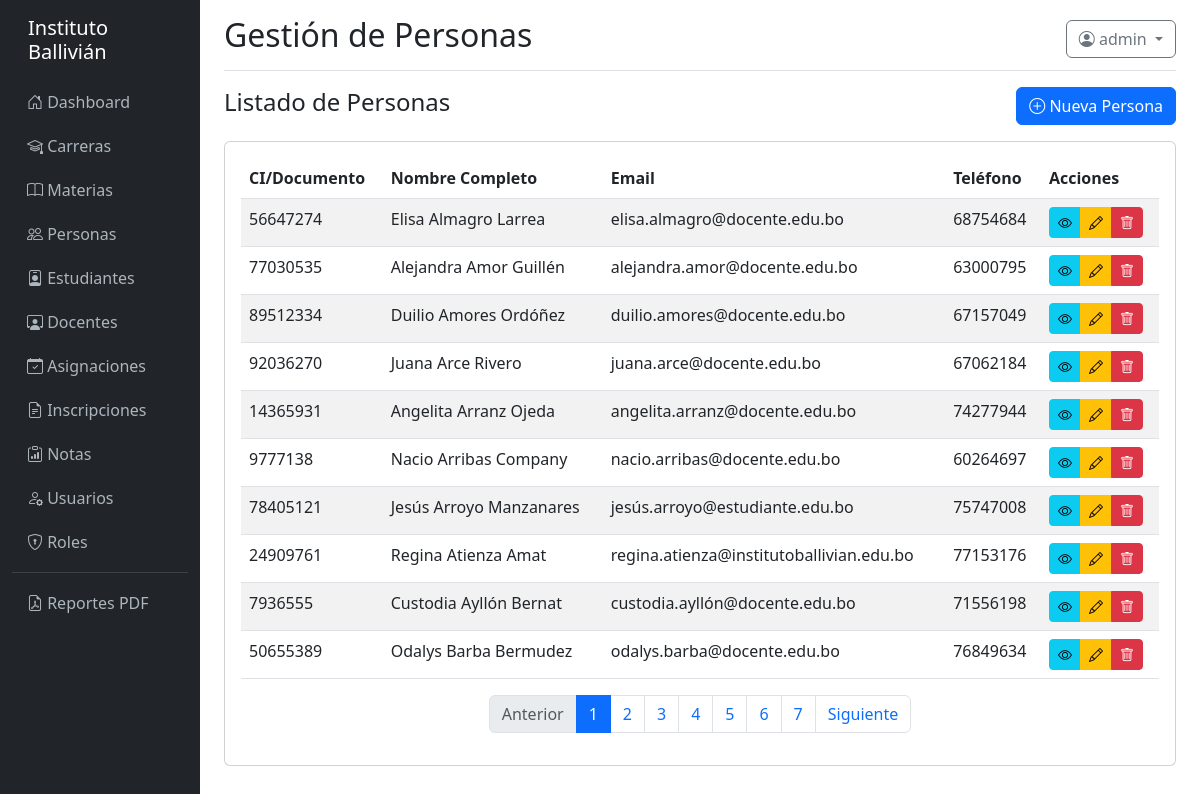
/personas/ (signed in), run on the app's committed database.
### models/__init__.py (models this page shows, shortened)
class Usuario(UserMixin, db.Model):
    __tablename__ = 'usuario'
    id = db.Column(db.Integer, primary_key=True)
    username = db.Column(db.String(100), unique=True, nullable=False)
    email = db.Column(db.String(150))
    password_hash = db.Column(db.String(255), nullable=False)
    persona_id = db.Column(db.Integer, db.ForeignKey('persona.id'))
    estudiante_id = db.Column(db.Integer, db.ForeignKey('estudiante.id'))
    docente_id = db.Column(db.Integer, db.ForeignKey('docente.id'))
    activo = db.Column(db.Boolean, default=True)
    ultimo_login = db.Column(db.DateTime)
    created_at = db.Column(db.DateTime, default=datetime.utcnow)
    updated_at = db.Column(db.DateTime, onupdate=datetime.utcnow)
    roles = db.relationship('Rol', secondary=usuario_rol, backref='usuarios')
    def tiene_permiso(self, nombre_permiso):
        for rol in self.roles:
            for permiso in rol.permisos:
                if permiso.nombre == nombre_permiso:
                    return True
        return False

class Persona(db.Model):
    __tablename__ = 'persona'
    id = db.Column(db.Integer, primary_key=True)
    tipo_documento = db.Column(db.Enum('CI', 'Pasaporte', 'Otro'), default='CI')
    nro_documento = db.Column(db.String(50), nullable=False)
    nombre = db.Column(db.String(150), nullable=False)
    apellido_paterno = db.Column(db.String(100), nullable=False)
    apellido_materno = db.Column(db.String(100))
    fecha_nacimiento = db.Column(db.Date)
    sexo = db.Column(db.Enum('M', 'F', 'O'))
    lugar_nacimiento = db.Column(db.String(255))
    direccion = db.Column(db.Text)
    telefono = db.Column(db.String(50))
    email = db.Column(db.String(150))
    foto_path = db.Column(db.String(500))
    created_at = db.Column(db.DateTime, default=datetime.utcnow)
    updated_at = db.Column(db.DateTime, onupdate=datetime.utcnow)
    __table_args__ = (
        db.UniqueConstraint('tipo_documento', 'nro_documento', name='_tipo_nro_uc'),
    )
    estudiante = db.relationship('Estudiante', backref='persona', uselist=False, cascade='all, delete-orphan')
    docente = db.relationship('Docente', backref='persona', uselist=False, cascade='all, delete-orphan')
    usuario = db.relationship('Usuario', backref='persona', uselist=False)
    @property
    def nombre_completo(self):
        return f"{self.nombre} {self.apellido_paterno} {self.apellido_materno or ''}".strip()

### controllers/persona_controller.py (the view)
@persona_bp.route('/')
@login_required
def index():
    page = request.args.get('page', 1, type=int)
    personas = Persona.query.order_by(Persona.apellido_paterno, Persona.nombre).paginate(page=page, per_page=10, error_out=False)
    return render_template('persona/index.html', personas=personas)

### templates/persona/index.html (shortened to what this page needs)
{% extends "base.html" %}
{% block page_title %}Gestión de Personas{% endblock %}
{% block content %}
<div class="d-flex justify-content-between align-items-center mb-3">
    <h4>Listado de Personas</h4>
    {% if current_user.tiene_permiso('crear_persona') %}
    <a href="{{ url_for('persona.crear') }}" class="btn btn-primary">
        <i class="bi bi-plus-circle"></i> Nueva Persona
    </a>
    {% endif %}
</div>
<div class="card">
    <div class="card-body">
        <div class="table-responsive">
            <table class="table table-striped table-hover">
                <thead>
                    <tr>
                        <th>CI/Documento</th>
                        <th>Nombre Completo</th>
                        <th>Email</th>
                        <th>Teléfono</th>
                        <th>Acciones</th>
                    </tr>
                </thead>
                <tbody>
                    {% for persona in personas.items %}
                    <tr>
                        <td>{{ persona.nro_documento }}</td>
                        <td>{{ persona.nombre_completo }}</td>
                        <td>{{ persona.email or 'N/A' }}</td>
                        <td>{{ persona.telefono or 'N/A' }}</td>
                        <td>
                            <div class="btn-group btn-group-sm">
                                <a href="{{ url_for('persona.detalle', id=persona.id) }}" class="btn btn-info">
                                    <i class="bi bi-eye"></i>
                                </a>
                                {% if current_user.tiene_permiso('editar_persona') %}
                                <a href="{{ url_for('persona.editar', id=persona.id) }}" class="btn btn-warning">
                                    <i class="bi bi-pencil"></i>
                                </a>
                                {% endif %}
                                {% if current_user.tiene_permiso('eliminar_persona') %}
                                <button type="button" class="btn btn-danger" data-bs-toggle="modal" data-bs-target="#deleteModal{{ persona.id }}">
                                    <i class="bi bi-trash"></i>
                                </button>
                                {% endif %}
                            </div>
                        </td>
                    </tr>
                    {% else %}
                    <tr>
                        <td colspan="5" class="text-center">No hay personas registradas</td>
                    </tr>
                    {% endfor %}
                </tbody>
            </table>
        </div>
        {% if personas.pages > 1 %}
        <nav>
            <ul class="pagination justify-content-center">
                <li class="page-item {% if not personas.has_prev %}disabled{% endif %}">
                    <a class="page-link" href="{{ url_for('persona.index', page=personas.prev_num) }}">Anterior</a>
                </li>
                {% for page_num in personas.iter_pages() %}
                    {% if page_num %}
                        <li class="page-item {% if page_num == personas.page %}active{% endif %}">
                            <a class="page-link" href="{{ url_for('persona.index', page=page_num) }}">{{ page_num }}</a>
                        </li>
                    {% else %}
                        <li class="page-item disabled"><span class="page-link">...</span></li>
                    {% endif %}
                {% endfor %}
                <li class="page-item {% if not personas.has_next %}disabled{% endif %}">
                    <a class="page-link" href="{{ url_for('persona.index', page=personas.next_num) }}">Siguiente</a>
                </li>
            </ul>
        </nav>
        {% endif %}
    </div>
</div>
{% endblock %}

### templates/base.html (shortened to what this page needs)
<!DOCTYPE html>
<html lang="es">
<head>
    <link href="https://cdn.jsdelivr.net/npm/bootstrap@5.3.0/dist/css/bootstrap.min.css" rel="stylesheet">
    <link rel="stylesheet" href="https://cdn.jsdelivr.net/npm/bootstrap-icons@1.11.0/font/bootstrap-icons.css">
</head>
<body>
    <div class="container-fluid">
        <div class="row">
            {% if current_user.is_authenticated %}
            <nav class="col-md-2 col-lg-2 d-md-block sidebar">
                <div class="position-sticky pt-3">
                    <h5 class="text-white px-3 mb-3">Instituto Ballivián</h5>
                    <ul class="nav flex-column">
                        <li class="nav-item">
                            <a class="nav-link" href="{{ url_for('main.dashboard') }}">
                                <i class="bi bi-house-door"></i> Dashboard
                            </a>
                        </li>
                        {% if current_user.tiene_permiso('ver_carreras') %}
                        <li class="nav-item">
                            <a class="nav-link" href="{{ url_for('carrera.index') }}">
                                <i class="bi bi-mortarboard"></i> Carreras
                            </a>
                        </li>
                        {% endif %}
                        {% if current_user.tiene_permiso('ver_materias') %}
                        <li class="nav-item">
                            <a class="nav-link" href="{{ url_for('materia.index') }}">
                                <i class="bi bi-book"></i> Materias
                            </a>
                        </li>
                        {% endif %}
                        {% if current_user.tiene_permiso('ver_personas') %}
                        <li class="nav-item">
                            <a class="nav-link" href="{{ url_for('persona.index') }}">
                                <i class="bi bi-people"></i> Personas
                            </a>
                        </li>
                        {% endif %}
                        {% if current_user.tiene_permiso('ver_estudiantes') %}
                        <li class="nav-item">
                            <a class="nav-link" href="{{ url_for('estudiante.index') }}">
                                <i class="bi bi-person-badge"></i> Estudiantes
                            </a>
                        </li>
                        {% endif %}
                        {% if current_user.tiene_permiso('ver_docentes') %}
                        <li class="nav-item">
                            <a class="nav-link" href="{{ url_for('docente.index') }}">
                                <i class="bi bi-person-workspace"></i> Docentes
                            </a>
                        </li>
                        {% endif %}
                        {% if current_user.tiene_permiso('ver_asignaciones') %}
                        <li class="nav-item">
                            <a class="nav-link" href="{{ url_for('asignacion.index') }}">
                                <i class="bi bi-calendar-check"></i> Asignaciones
                            </a>
                        </li>
                        {% endif %}
                        {% if current_user.tiene_permiso('ver_inscripciones') %}
                        <li class="nav-item">
                            <a class="nav-link" href="{{ url_for('inscripcion.index') }}">
                                <i class="bi bi-file-earmark-text"></i> Inscripciones
                            </a>
                        </li>
                        {% endif %}
                        {% if current_user.tiene_permiso('ver_notas') %}
                        <li class="nav-item">
                            <a class="nav-link" href="{{ url_for('nota.index') }}">
                                <i class="bi bi-clipboard-data"></i> Notas
                            </a>
                        </li>
                        {% endif %}
                        {% if current_user.tiene_permiso('ver_usuarios') %}
                        <li class="nav-item">
                            <a class="nav-link" href="{{ url_for('usuario.index') }}">
                                <i class="bi bi-person-gear"></i> Usuarios
                            </a>
                        </li>
                        {% endif %}
                        {% if current_user.tiene_permiso('ver_roles') %}
                        <li class="nav-item">
                            <a class="nav-link" href="{{ url_for('rol.index') }}">
                                <i class="bi bi-shield-lock"></i> Roles
                            </a>
                        </li>
                        {% endif %}
                        <hr class="text-white-50 my-2">
                        <li class="nav-item">
                            <a class="nav-link" href="{{ url_for('reporte.index') }}">
                                <i class="bi bi-file-earmark-pdf"></i> Reportes PDF
                            </a>
                        </li>
                    </ul>
                </div>
            </nav>
            {% endif %}
            <main class="col-md-10 ms-sm-auto col-lg-10 px-md-4">
                {% if current_user.is_authenticated %}
                <div class="d-flex justify-content-between flex-wrap flex-md-nowrap align-items-center pt-3 pb-2 mb-3 border-bottom">
                    <h1 class="h2">{% block page_title %}Dashboard{% endblock %}</h1>
                    <div class="btn-toolbar mb-2 mb-md-0">
                        <div class="dropdown">
                            <button class="btn btn-outline-secondary dropdown-toggle" type="button" id="userDropdown" data-bs-toggle="dropdown">
                                <i class="bi bi-person-circle"></i> {{ current_user.username }}
                            </button>
                        </div>
                    </div>
                </div>
                {% endif %}
                {% block content %}{% endblock %}
            </main>
        </div>
    </div>
</body>
</html>

### templates/base.html (style rules this page uses)
.sidebar { min-height: 100vh; background-color: #212529; }
.sidebar a { color: #adb5bd; text-decoration: none; padding: 10px 15px; display: block; }

### data on the page
Usuario: username "admin"
Persona: nro_documento "56647274", nombre_completo "Elisa Almagro Larrea", email "elisa.almagro@docente.edu.bo", telefono "68754684"
Persona: nro_documento "77030535", nombre_completo "Alejandra Amor Guillén", email "alejandra.amor@docente.edu.bo", telefono "63000795"
Persona: nro_documento "89512334", nombre_completo "Duilio Amores Ordóñez", email "duilio.amores@docente.edu.bo", telefono "67157049"
Persona: nro_documento "92036270", nombre_completo "Juana Arce Rivero", email "juana.arce@docente.edu.bo", telefono "67062184"
Persona: nro_documento "14365931", nombre_completo "Angelita Arranz Ojeda", email "angelita.arranz@docente.edu.bo", telefono "74277944"
Persona: nro_documento "9777138", nombre_completo "Nacio Arribas Company", email "nacio.arribas@docente.edu.bo", telefono "60264697"
Persona: nro_documento "78405121", nombre_completo "Jesús Arroyo Manzanares", email "jesús.arroyo@estudiante.edu.bo", telefono "75747008"
Persona: nro_documento "24909761", nombre_completo "Regina Atienza Amat", email "regina.atienza@institutoballivian.edu.bo", telefono "77153176"
Persona: nro_documento "7936555", nombre_completo "Custodia Ayllón Bernat", email "custodia.ayllón@docente.edu.bo", telefono "71556198"
Persona: nro_documento "50655389", nombre_completo "Odalys Barba Bermudez", email "odalys.barba@docente.edu.bo", telefono "76849634"

### other printed values
{{ page_num }} "1" "2" "3" "4" "5" "6" "7"
